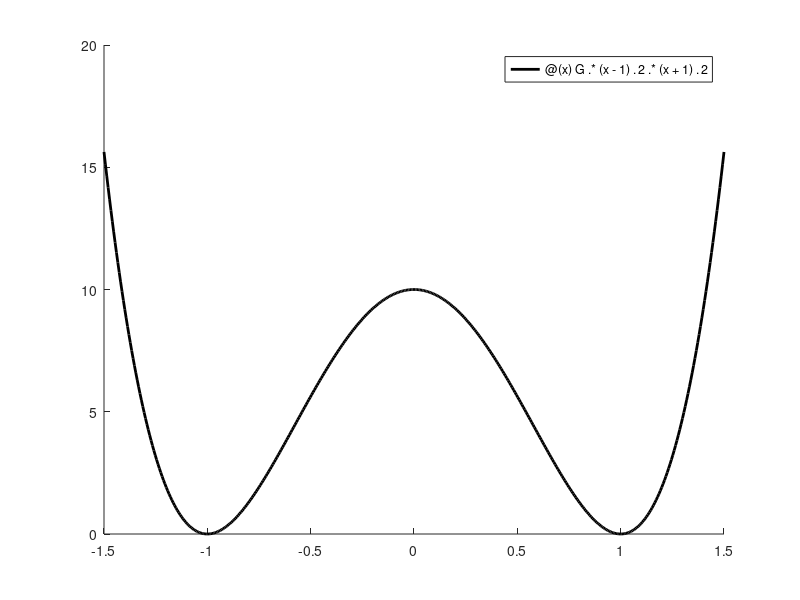

Reproduce this figure in MATLAB. (Note: this script raises an error after producing the figure.)

%%
clear all
clc

kT = 1.2;
MCsteps = 10^4;

%% Model potential.

G = 10;
U = @(x) G.*(x -1).^2.*(x + 1).^2;

figure
hold on
fplot(U,[-1.5, 1.5],'k','Linewidth',2)

%%
lower_boundary =  -1.5;
upper_boundary = 1.5;
sigma = 0.11;

num_windows = 14;
X_equilibrium = linspace(lower_boundary, upper_boundary, num_windows);

X_equilibrium_record = zeros();

K = ones(1,num_windows).*200;
%%
X_record = zeros(num_windows, MCsteps);
E_record = zeros(num_windows, MCsteps);

for i = 1:1:num_windows
    
   
    [X_record(i,:), E_record(i,:)] = MCMC_model_potential(kT, MCsteps, X_equilibrium(i), lower_boundary, upper_boundary, K(i), U);    
    X_equilibrium_record(i) = X_equilibrium(i);
    
    
end

save('umbrella_sampling_data.mat')
